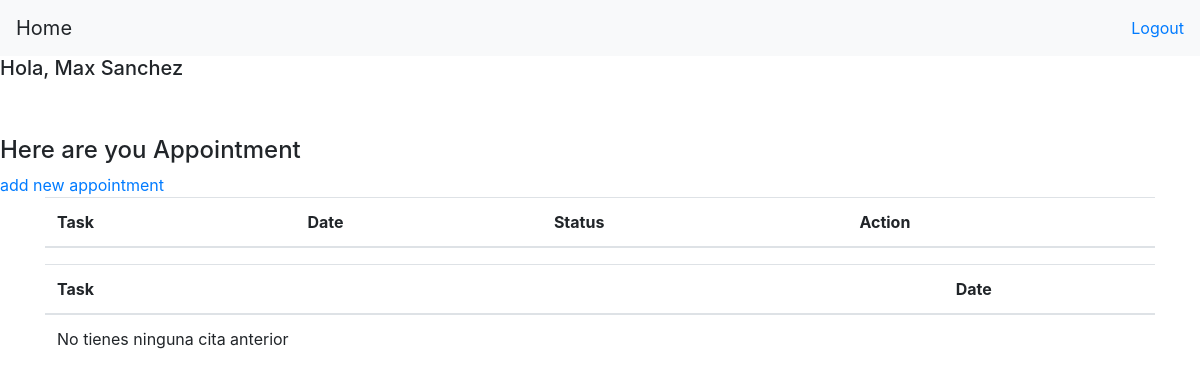
The app's page /home/ (signed in), older data.
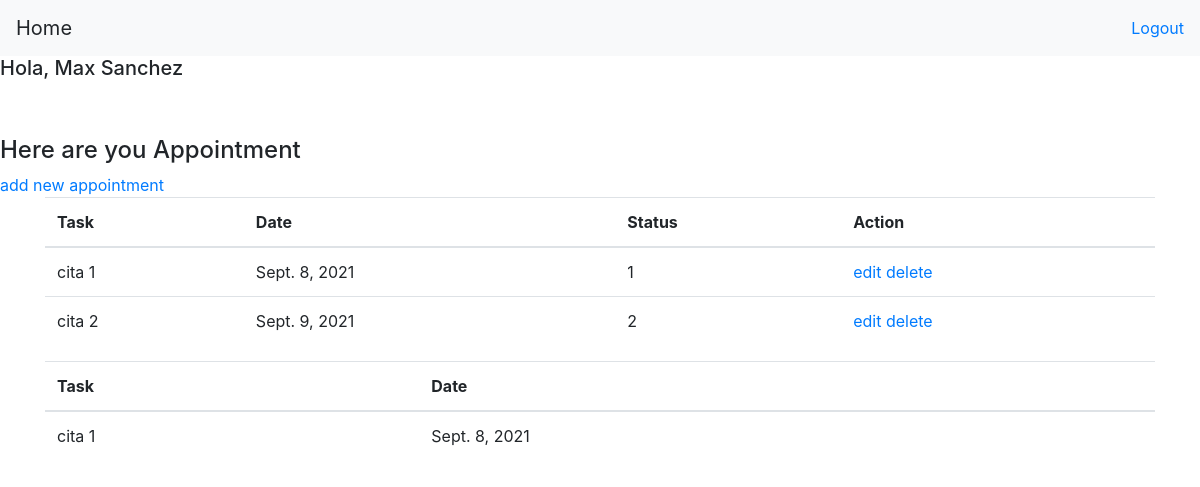
The same page, newer data.
### login/models.py (models this page shows)
class User(models.Model):
    nombre = models.CharField(max_length=40)
    apellido = models.CharField(max_length=40)
    email = models.CharField(max_length=40)
    password = models.CharField(max_length=255)
    rol = models.PositiveIntegerField(default=1)
    created_at = models.DateTimeField(auto_now_add=True)
    updated_at = models.DateTimeField(auto_now=True)
    objects = UserManager()

class Apointment(models.Model):
    task= models.CharField(max_length=100)
    date= models.DateField()
    status = models.CharField(max_length=40)
    user = models.ForeignKey(User,related_name="appointment",on_delete=models.CASCADE)

### home/views.py (the view)
# urls.py: path('', views.index,name='index'),
def index(request):
    usuario =User.objects.get(id=request.session['user_id'])
    citas = usuario.appointment.all()
    return render(request, 'index.html',
    {'citas':citas,'citaspasadas':pastappointment(citas)})

### home/views.py (called while the page is built)
def pastappointment(citas):
    citaspasadas  = []
    for cita in citas:
        if cita.date < date.today():
            citaspasadas.append(cita)
    return citaspasadas

### home/templates/index.html
{% extends 'home.html' %}
{% block content %}
<h4>Here are you Appointment</h4>
    <a href='{% url 'add' %}'>add new appointment</a>
    <div class="container">
        <table class="table">
            <thead>
                <tr>
                    <th>Task</th>
                    <th>Date</th>
                    <th>Status</th>
                    <th>Action</th>
                </tr>
            </thead>
            <tbody>
            {% for cita in citas %}
             <tr>
                    <td>{{cita.task}}</td>
                    <td>{{cita.date}}</td>
                    <td>{{cita.status}}</td>
                    {% if cita.status != 'Done' %}
                        <td>
                            <a href="#">edit</a>
                            <a href="#">delete</a>
                        </td>
                    {% endif %}
                </tr>
            {% endfor %}
            </tbody>
        </table>
    </div>
    <div class="container">
        <table class="table">
            <thead>
                <tr>
                    <th>Task</th>
                    <th>Date</th>
                </tr>
            </thead>
            <tbody>
            <tr>
                {% for cita in citaspasadas %}
                    <td>{{ cita.task }}</td>
                    <td>{{ cita.date }}</td>
                {% empty %}
                    <td>No tienes ninguna cita anterior</td>
                {% endfor %}
            </tr>
            </tbody>
        </table>
    </div>
{% endblock %}

### login/templates/home.html (shortened to what this page needs)
<!DOCTYPE html>
<html lang="en">
<head>
    {% load static %}
    <link rel="stylesheet" href="https://stackpath.bootstrapcdn.com/bootstrap/4.1.3/css/bootstrap.min.css">
</head>
<body>
    <div class="wrapper">
    {% include "navbar.html" %}
        <div class="header">
            <h5>Hola, {{ request.session.name }} {{request.session.last_name}}</h5>
            <br>
        </div>
        <br>
        <div class="content">
        {% block content %}
        {% endblock  %}
        </div>
    </div>
</body>
</html>

### login/templates/navbar.html
<nav class="navbar navbar-light bg-light">
  <a class="navbar-brand">Home</a>
  <form class="form-inline">
    <a href="/logout">Logout</a>
  </form>
</nav>

Row changes from the older to the newer data that the page shows:
added Apointment: task "cita 1", date "Sept. 8, 2021", status "1", shows "edit"
added Apointment: task "cita 2", date "Sept. 9, 2021", status "2", shows "edit", shown under "Here are you Appointment"
Text that changed along with them:
text no longer shown: "No tienes ninguna cita anterior"
